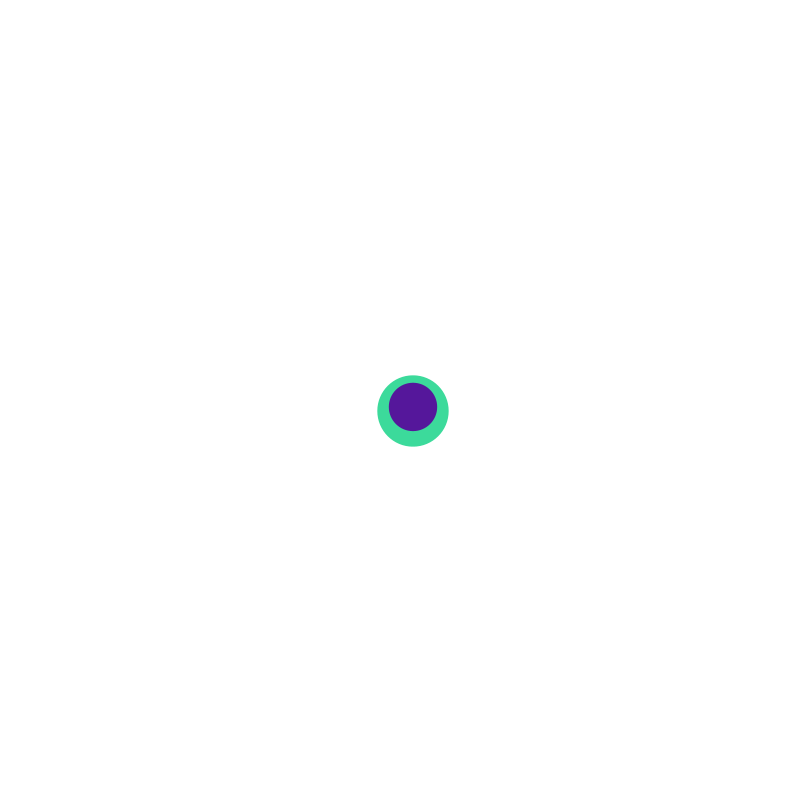
Frame 1 (no input)
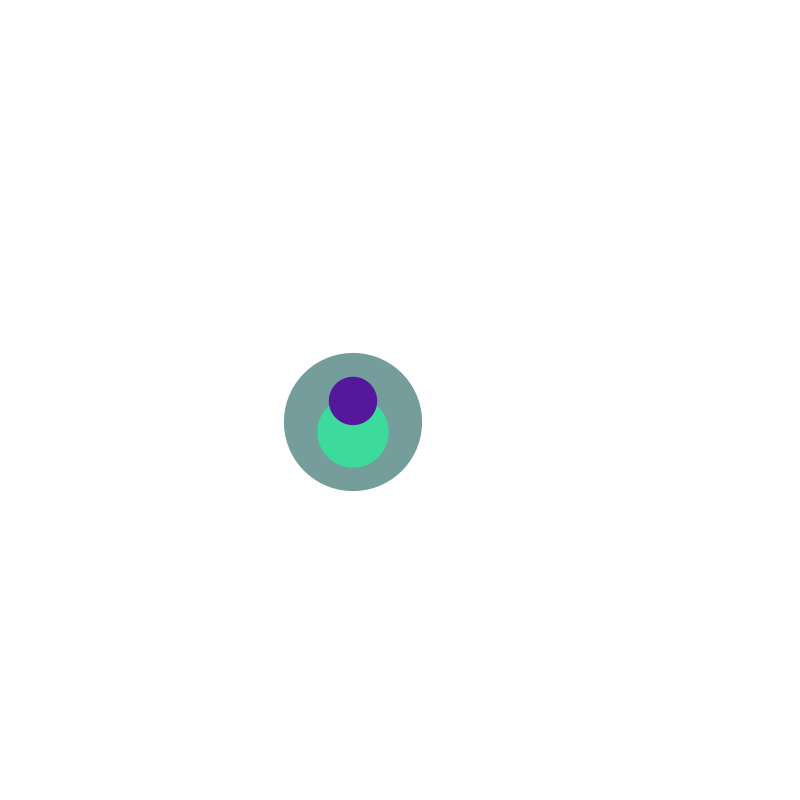
Frame 60 (the mouse pressed at the canvas centre just before this capture)
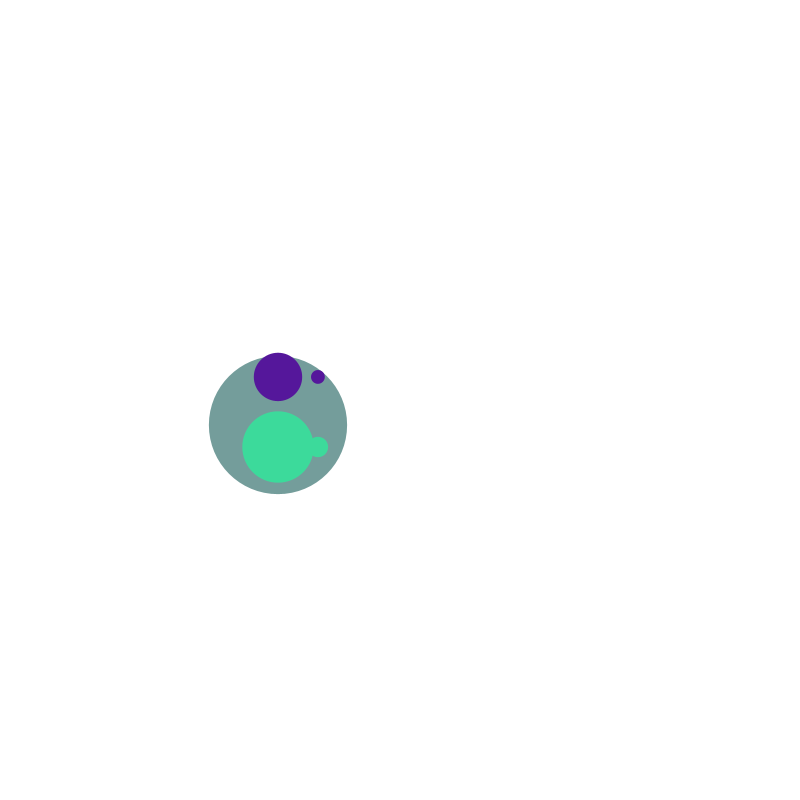
Frame 120 (the mouse held since frame 60 and released just before this capture)

The Processing sketch that drew these frames (run headless with seeded random() and noise(); from frame 60 on, the mouse is pressed at the canvas centre):

// Processing sketch: random_walker_array
// ── random_walker_array.pde
int numWalkers = 3;
float[] x = new float[numWalkers];
float[] y = new float[numWalkers];
float[] r = new float[numWalkers];
color c[] = new color[100];

void setup() {
  size(800, 800);
  rectMode(CENTER);
  noStroke();


  for (int i = 0; i < numWalkers; i++) {
    r[i] = random(1, 30);
    x[i] = random(0, 50);
    y[i] = random(0, 20);
    c[i] = color(random(255), random(255), 155);
  }
}

void draw() {
  //colors
  background(255);

  //for loop with array
  for (int i=0; i < numWalkers; i++) {
    pushMatrix();
    translate(width/2, height/2);
    ellipse(x[0], y[i], r[i]*7, r[i]*7);
    ellipse(x[1], y[i], r[i]*2, r[i]*2);
    ellipse(x[2], y[i], r[i]*1, r[i]*1);
    fill(c[i]);

    //random walker ness
    float r = int(random(3));

    if (r == 0) {
      y[i] +=3;
    } else if (r == 1) {
      x[i] -= 3;
    } else if (r == 2) {
      y[i] -= 3;
    } else if (r == 3) {
      x[i] -= 3;
    }
    popMatrix();
  }


  //mapping stroke
  float stroke = map(0, 0, width, 0, 10);
  strokeWeight(stroke);

  //mapping scale
  float sc = map(0, 0, 800, 0, 20);
  scale(sc);
}
